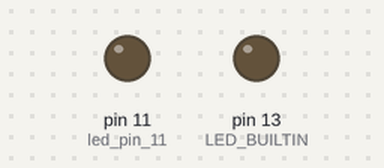
Recording of a sketch running on a simulated Arduino Uno, built with avr-gcc and run on an emulated ATmega328P. Parts: output pins drawn as LEDs (lit = HIGH). Random numbers use the default seed unless the sketch sets one.

Above: at 0.05 s.
At 1.45 s:
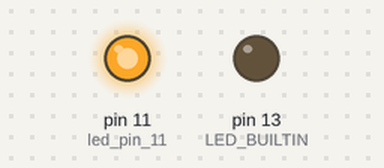
At 2.85 s:
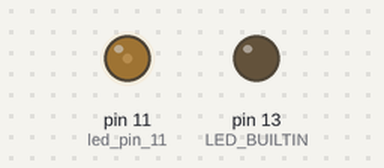
Timing chart, 0 to 7.5 s (numbered marks = the images above):
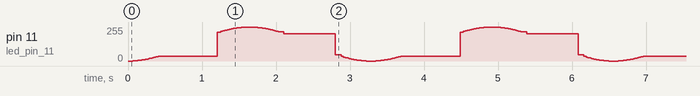

The sketch:

flashlight.ino
```cpp
/*
Flashlight scetch

x = done
o = todo
mode01-normal:
  sub_modes:
    x 1.1 - low light
    x 1.2 - medium light
    x 1.3 - maximum light
mode02-broken:
  sub_modes:
    x 2.1 - permanent flickering
    x 2.2 - permanent flickering with lights out pauses
    x 2.3 - occasional flickering
    x 2.4 - occasional flickering with lights out pauses
mode03-blink:
  sub_modes:
    x 3.1 - sos
    x 3.2 - on, off
    x 3.3 - pulse
    x 3.4 - strob with frequenzy changes
mode04-RGB+W:
  sub_modes:
    o 4.1 - white
    o 4.2 - red
    o 4.3 - green
    o 4.4 - blue
    o 4.5 - yellow
    o 4.6 - cyan
    o 4.7 - magenta

Allman style
*/

const int led_pin_11 = 11;

int off = 0;
int low = 25;
int medium = 100;
int high = 255;

void sos_blink(int off, int high)
{
  for (int i = 1; i <= 3; i++)
  {
    analogWrite(led_pin_11, high);
    delay(500);
    analogWrite(led_pin_11, off);
    delay(500);
  }
  for (int i = 1; i <= 3; i++) {
    analogWrite(led_pin_11, high);
    delay(1000);
    analogWrite(led_pin_11, off);
    delay(500);
  }
  for (int i = 1; i <= 3; i++)
  {
    analogWrite(led_pin_11, high);
    delay(500);
    analogWrite(led_pin_11, off);
    delay(500);
  }
  delay(1500);
}

void led_pulse(int led_pin, float time_step, int pause) {
  // time step should be between 0.0099 - 0.0025
  // pause between 1 - 5
  for(float t = 0; t < 2*PI; t += time_step) {
    float value = (cos(t - PI)*0.5+0.5)*255;
    analogWrite(led_pin, value);
    delay(pause);
  }
}

void setup() {
  pinMode(LED_BUILTIN, OUTPUT);
  digitalWrite(LED_BUILTIN, LOW);
}

void loop()
{
  int mode = 3;      // change by pressing button for 5 seconds
  int sub_mode = 3;  // change by shortly pressing button
  if (mode > 4) { mode = 1; }

  if (mode == 1)  // normal flashlight mode
  {
    if (sub_mode > 3) { sub_mode = 1; }
    if (sub_mode == 1)  // low mode
    {
      analogWrite(led_pin_11, low);
    }
    else if (sub_mode == 2)  // medium mode
    {
      analogWrite(led_pin_11, medium);
    }
    else if (sub_mode == 3)  // high mode
    {
      analogWrite(led_pin_11, high);
    }
  }
  else if (mode == 2)  // effect modes
  {
    if (sub_mode > 4) { sub_mode = 1; }
    if (sub_mode == 1)
    {
      int flicker_delay_time = (random(50, 3000) / 5);
      int light_intensity = random(155, 255);
      analogWrite(led_pin_11, light_intensity);
      delay(flicker_delay_time);
    }
    else if (sub_mode == 2)
    {
      int flicker_delay_time = (random(50, 3000) / 5);
      int light_intensity = random(155, 255);
      analogWrite(led_pin_11, light_intensity);
      delay(flicker_delay_time);
      int blackout = random(1, 20);
      if (blackout == 1)
      {
        analogWrite(led_pin_11, 0);
        delay(flicker_delay_time / 2);
      }
    }
    else if (sub_mode == 3)
    {
      int no_flicker_delay_time = (random(10, 30)) * 1000;
      analogWrite(led_pin_11, high);
      delay(no_flicker_delay_time);

      while (1)
      {
        int flicker_delay_time = (random(50, 3000) / 5);
        int light_intensity = random(155, 255);
        analogWrite(led_pin_11, light_intensity);
        delay(flicker_delay_time);
        int break_chance = random(1, 100);
        if (break_chance == 1 || break_chance == 10) { break; }

      }
    }
    else if (sub_mode == 4)
    {
      int no_flicker_delay_time = (random(10, 30)) * 1000;
      analogWrite(led_pin_11, high);
      delay(no_flicker_delay_time);

      while (1)
      {
        int flicker_delay_time = (random(50, 3000) / 5);
        int light_intensity = random(155, 255);
        int break_chance = random(1, 100);
        int blackout = random(1, 20);
        analogWrite(led_pin_11, light_intensity);
        delay(flicker_delay_time);
        if (blackout == 1)
        {
          analogWrite(led_pin_11, 0);
          delay(flicker_delay_time / 2);
        }
        if (break_chance == 1 || break_chance == 10) { break; }
      }
    }
  }
  else if (mode == 3)  // blink and pulse modes
  {
    if (sub_mode > 4) { sub_mode = 1; }
    if (sub_mode == 1)
    {
      sos_blink(off, high);
    }
    else if (sub_mode == 2)
    {
      analogWrite(led_pin_11, high);
      delay(500);
      analogWrite(led_pin_11, off);
      delay(500);
    }
    else if (sub_mode == 3)
    {
      // pulse
      led_pulse(led_pin_11, 0.0099, 5);
    }
    else if (sub_mode == 4)
    {
      // strob
      for (int i = 1; i < 40; i++)
      {
        analogWrite(led_pin_11, high);
        delay(45);
        analogWrite(led_pin_11, off);
        delay(45);
      }
      for (int i = 1; i < 20; i++)
      {
        analogWrite(led_pin_11, high);
        delay(75);
        analogWrite(led_pin_11, off);
        delay(75);
      }
    }
  }
  else if (mode == 4)  // RGB+W
  {
    // test
    analogWrite(led_pin_11, low);
    delay(3000);
    analogWrite(led_pin_11, medium);
    delay(3000);
    analogWrite(led_pin_11, high);
    delay(3000);

  }


}
```
